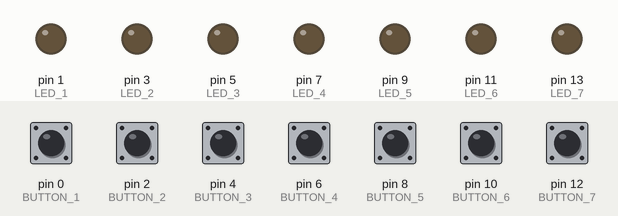
Simulated run of this sketch. Board: Arduino Uno, built with avr-gcc and run on an emulated ATmega328P. On the bench: output pins drawn as LEDs (lit = HIGH). The test bench sets the inputs (shaded band); at power-on: pin 0 (BUTTON_1), pin 2 (BUTTON_2), pin 4 (BUTTON_3), pin 6 (BUTTON_4), pin 8 (BUTTON_5), pin 10 (BUTTON_6), pin 12 (BUTTON_7) HIGH.

Above: at 4.4 s.
4.5 s: pin 0 (BUTTON_1) pulled LOW for 0.15 s
At 5.7 s:
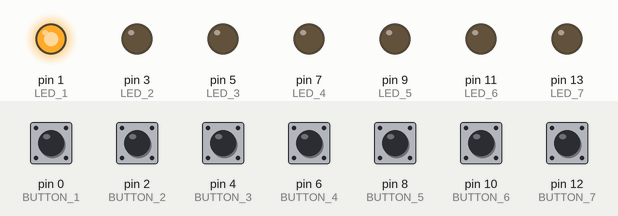
6.1 s: pin 2 (BUTTON_2) pulled LOW for 0.15 s
At 6.9 s:
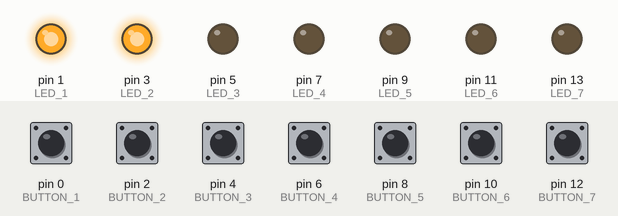
7.7 s: pin 4 (BUTTON_3) pulled LOW for 0.15 s
At 8.2 s:
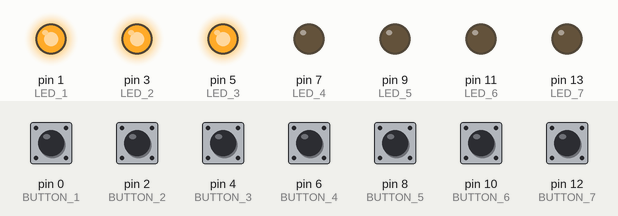
9.3 s: pin 6 (BUTTON_4) pulled LOW for 0.15 s
At 10.5 s:
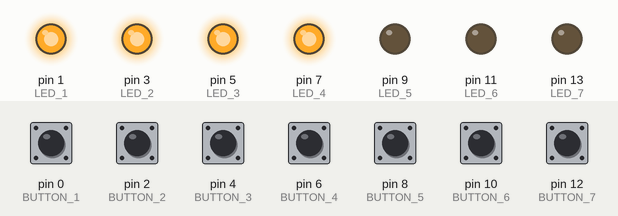
10.9 s: pin 8 (BUTTON_5) pulled LOW for 0.15 s
At 11.8 s:
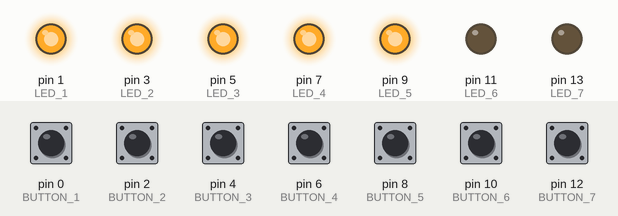
12.5 s: pin 10 (BUTTON_6) pulled LOW for 0.15 s
At 13.0 s:
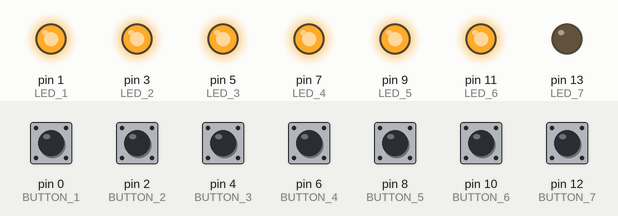
Timing chart, 0 to 15.1 s (numbered marks = the images above; inputs shaded):
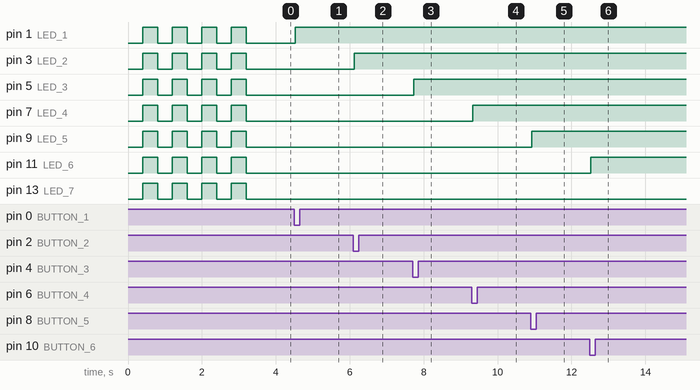

Measured:
- after the input at 4.5 s, pin 1 (LED_1): LOW → HIGH at once
- after the input at 6.1 s, pin 3 (LED_2): LOW → HIGH at once
- after the input at 7.7 s, pin 5 (LED_3): LOW → HIGH at once
- after the input at 9.3 s, pin 7 (LED_4): LOW → HIGH at once
- after the input at 10.9 s, pin 9 (LED_5): LOW → HIGH at once
- after the input at 12.5 s, pin 11 (LED_6): LOW → HIGH at once

The sketch:

tasktracker.ino
```cpp
#include <Bounce2.h>

#define LED_1 1
#define LED_2 3
#define LED_3 5
#define LED_4 7
#define LED_5 9
#define LED_6 11
#define LED_7 13

#define BUTTON_1 0
#define BUTTON_2 2
#define BUTTON_3 4
#define BUTTON_4 6
#define BUTTON_5 8
#define BUTTON_6 10
#define BUTTON_7 12

bool isCompleted = false;
bool task1 = false;
bool task2 = false;
bool task3 = false;
bool task4 = false;
bool task5 = false;
bool task6 = false;
bool task7 = false;

Bounce debouncer1 = Bounce();
Bounce debouncer2 = Bounce();
Bounce debouncer3 = Bounce();
Bounce debouncer4 = Bounce();
Bounce debouncer5 = Bounce();
Bounce debouncer6 = Bounce();
Bounce debouncer7 = Bounce();

void setAllLights(bool turnOn) {
  unsigned int ledState = (turnOn ? HIGH : LOW);

  digitalWrite(LED_1, ledState);
  digitalWrite(LED_2, ledState);
  digitalWrite(LED_3, ledState);
  digitalWrite(LED_4, ledState);
  digitalWrite(LED_5, ledState);
  digitalWrite(LED_6, ledState);
  digitalWrite(LED_7, ledState);
}

void success() {
  isCompleted = true;

  setAllLights(false);

  for (unsigned int n = 0; n < 6; n++) {
    unsigned int ledState = (n % 2 == 0 ? HIGH : LOW);
    digitalWrite(LED_1, ledState);
    delay(200);
    digitalWrite(LED_2, ledState);
    delay(200);
    digitalWrite(LED_3, ledState);
    delay(200);
    digitalWrite(LED_4, ledState);
    delay(200);
    digitalWrite(LED_5, ledState);
    delay(200);
    digitalWrite(LED_6, ledState);
    delay(200);
    digitalWrite(LED_7, ledState);
    delay(200);
  }

  setAllLights(true);
}

void setup() {
  pinMode(LED_1, OUTPUT);
  pinMode(LED_2, OUTPUT);
  pinMode(LED_3, OUTPUT);
  pinMode(LED_4, OUTPUT);
  pinMode(LED_5, OUTPUT);
  pinMode(LED_6, OUTPUT);
  pinMode(LED_7, OUTPUT);

  debouncer1.attach(BUTTON_1, INPUT_PULLUP);
  debouncer1.interval(30);
  debouncer2.attach(BUTTON_2, INPUT_PULLUP);
  debouncer2.interval(30);
  debouncer3.attach(BUTTON_3, INPUT_PULLUP);
  debouncer3.interval(30);
  debouncer4.attach(BUTTON_4, INPUT_PULLUP);
  debouncer4.interval(30);
  debouncer5.attach(BUTTON_5, INPUT_PULLUP);
  debouncer5.interval(30);
  debouncer6.attach(BUTTON_6, INPUT_PULLUP);
  debouncer6.interval(30);
  debouncer7.attach(BUTTON_7, INPUT_PULLUP);
  debouncer7.interval(30);

  for (unsigned int n = 0; n < 4; n++) {
    setAllLights(false);
    delay(400);
    setAllLights(true);
    delay(400);
  }

  setAllLights(false);
}

void loop() {
  if (! isCompleted) {
    debouncer1.update();
    debouncer2.update();
    debouncer3.update();
    debouncer4.update();
    debouncer5.update();
    debouncer6.update();
    debouncer7.update();

    if (debouncer1.fell()) {
      task1 = ! task1;
      digitalWrite(LED_1, task1 ? HIGH : LOW);
    }

    if (debouncer2.fell()) {
      task2 = ! task2;
      digitalWrite(LED_2, task2 ? HIGH : LOW);
    }

    if (debouncer3.fell()) {
      task3 = ! task3;
      digitalWrite(LED_3, task3 ? HIGH : LOW);
    }

    if (debouncer4.fell()) {
      task4 = ! task4;
      digitalWrite(LED_4, task4 ? HIGH : LOW);
    }

    if (debouncer5.fell()) {
      task5 = ! task5;
      digitalWrite(LED_5, task5 ? HIGH : LOW);
    }

    if (debouncer6.fell()) {
      task6 = ! task6;
      digitalWrite(LED_6, task6 ? HIGH : LOW);
    }

    if (debouncer7.fell()) {
      task7 = ! task7;
      digitalWrite(LED_7, task7 ? HIGH : LOW);
    }

    if (task1 && task2 && task3 && task4 && task5 && task6 && task7) {
      isCompleted = true;
      delay(2000);
      success();
    }
  }
}
```
